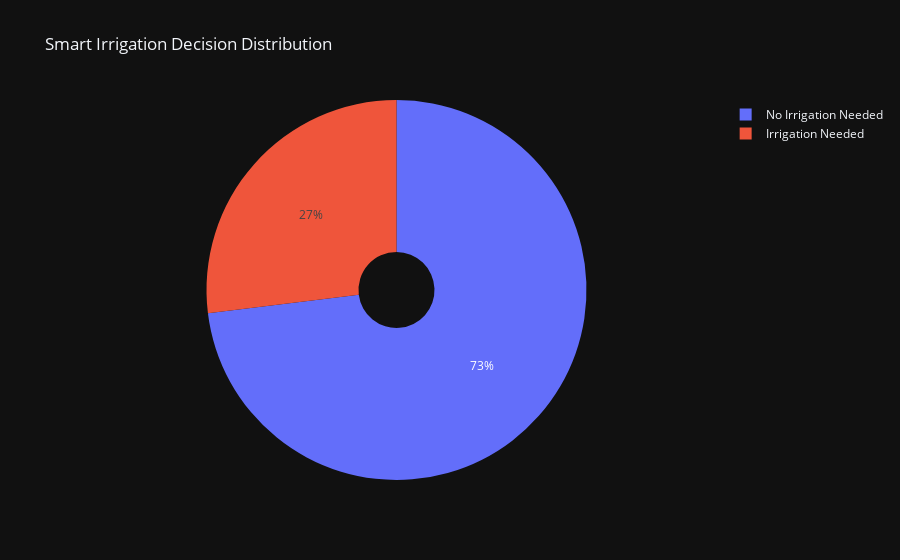

Notebook source saved alongside this figure:
### Code cell
perce_count = irri["parcel_1"].value_counts().reset_index()
perce_count.columns = ["Irrigation","Count"]
perce_count["Irrigation"] = perce_count["Irrigation"].map({
    0: "Irrigation Needed",
    1: "No Irrigation Needed"
})
fig = px.pie(perce_count,names="Irrigation",values="Count",title="Smart Irrigation Decision Distribution",hole=0.2,template="plotly_dark")
fig.show()

### Figure 1 — Plotly figure (JSON) as saved in the notebook; plotly's stock layout.template omitted (floating-point values rounded to 4 significant figures)
{"data": [{"domain": {"x": [0, 1], "y": [0, 1]}, "hole": 0.2, "hovertemplate": "Irrigation=%{label}<br>Count=%{value}<extra></extra>", "labels": ["No Irrigation Needed", "Irrigation Needed"], "legendgroup": "", "name": "", "showlegend": true, "type": "pie", "values": [1461, 539]}], "layout": {"legend": {"tracegroupgap": 0}, "title": {"text": "Smart Irrigation Decision Distribution"}}}
